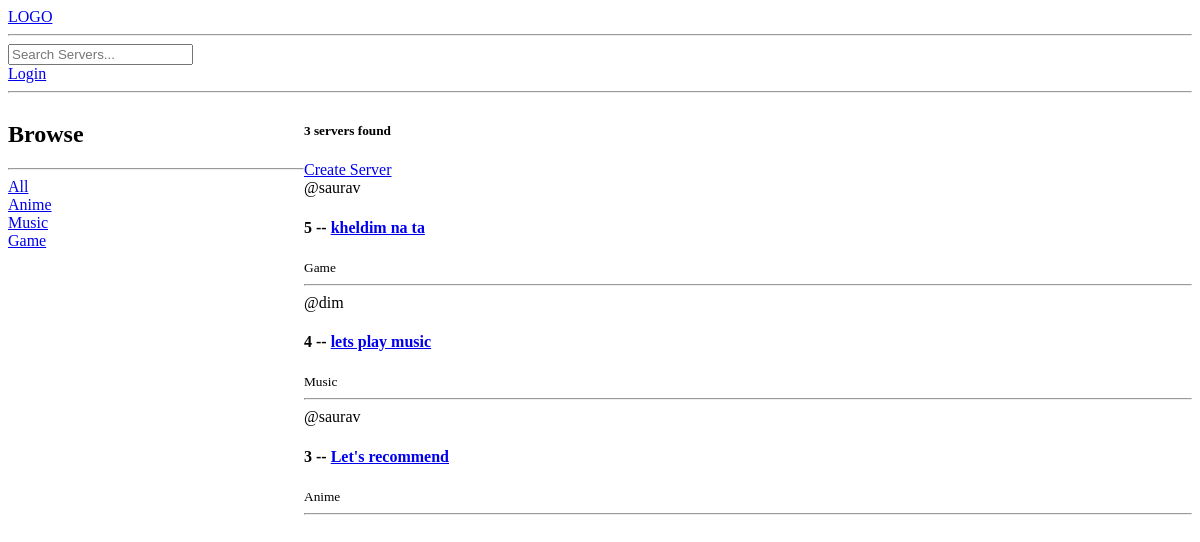
Before: / with the older database file.
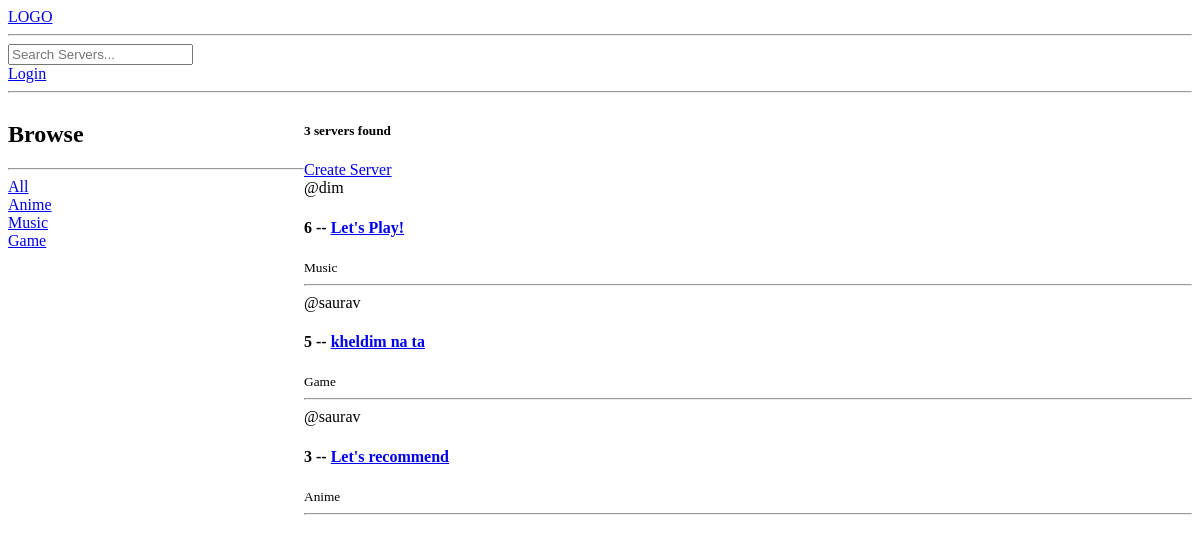
After: the same page with the newer database file.
### base/models.py (models this page shows, shortened)
class Topic(models.Model):
    name = models.CharField(max_length=220)
    def __str__(self):
        return self.name

class Server(models.Model):
    owner = models.ForeignKey(User, on_delete=models.SET_NULL,null=True)
    topic = models.ForeignKey(Topic, on_delete=models.SET_NULL, null=True)
    name = models.CharField(max_length=200)
    description = models.TextField(null=True , blank=True) # null for db and blank for frontend
    created = models.DateTimeField(auto_now_add=True)
    updated = models.DateTimeField(auto_now=True)
    class Meta:
        ordering = ['-updated', '-created']

### base/views.py (the view)
# urls.py: path('',views.home, name="home"),
def home(request):
    nam = request.GET.get('nam') if request.GET.get('nam') != None else ''
    servers = Server.objects.filter(
        Q(topic__name__icontains = nam) |
        Q(name__icontains = nam) |
        Q(description__icontains = nam)
        ) #contains means case sensitive icontains means case INsensitive
    topics = Topic.objects.all()
    server_count = servers.count()
    context = {'servers' :servers, 'topics': topics, 'server_count' : server_count}
    return render(request, 'base/home.html' , context)

### base/templates/base/home.html (shortened to what this page needs)
{% extends "main.html" %}
{% block content %}
<div class="home-container">
    <div>
        <h2>Browse</h2>
        <hr>
        <div>
            <a href="{% url 'home' %}">All</a>
        </div>
        {% for topic in topics %}
        <div>
            <a href="{% url 'home' %}?nam={{topic.name}}">{{ topic.name }}</a>
        </div>
        {% endfor %}
    </div>
    <div>
        <h5>{{server_count}} servers found </h5>
        <a href="{% url 'create-server' %}">Create Server</a>
        <div>
            {% for server in servers %}
            <div>
                <span>@{{ server.owner.username }}</span>
                <h4>{{ server.id }} -- <a href="{% url 'server' server.id %}"> {{ server.name }} </a></h4>
                <small>{{ server.topic }}</small>
                <hr>
            </div>
            {% endfor %}
        </div>
    </div>
</div>
{% endblock content %}

Changed rows visible on the page:
removed Server: owner.username "dim", id "4", name "lets play music", topic "Music"
added Server: owner.username "dim", id "6", name "Let's Play!", topic "Music"
